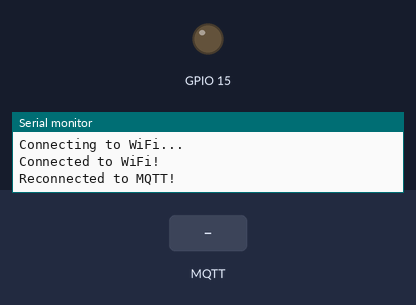
The sketch below on a simulated ESP32. Shown: output pins drawn as LEDs (lit = HIGH), the last lines printed to the serial monitor. Inputs (shaded band) come from the test bench. WiFi joins after 1.5 s; servers stay silent unless stated; no MQTT or app messages arrive unless stated.

Above: at 3.2 s.
3.3 s: MQTT message "ON" arrives on the first subscribed topic
At 4.4 s:
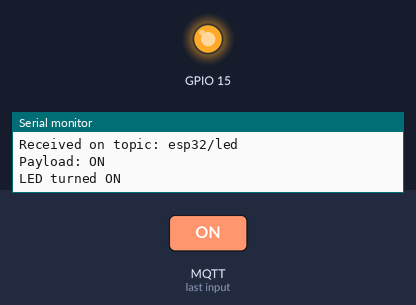
4.8 s: MQTT message "OFF" arrives on the first subscribed topic
At 5.5 s:
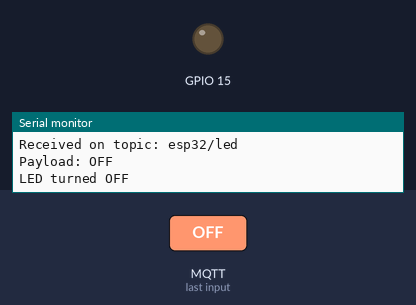
Timing chart, 0 to 7.8 s (numbered marks = the images above; inputs shaded):
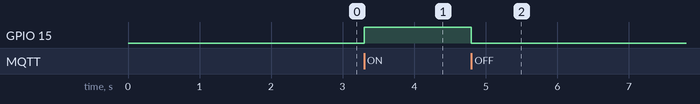

The sketch:

arduino.ino
```cpp
#include <WiFi.h>
#include <PubSubClient.h>

const char* ssid = "Aadi Galaxy A53 5G";
const char* password = "aadiumrani";
const char* mqttServer = "broker.hivemq.com";
const int mqttPort = 1883;
const char* topic = "esp32/led";

WiFiClient espClient;
PubSubClient client(espClient);

unsigned long lastReconnectAttempt = 0;
bool ledState = LOW;

void callback(char* topic, byte* payload, unsigned int length) {
  Serial.print("Received on topic: ");
  Serial.println(topic);

  String message;
  for (int i = 0; i < length; i++) {
    message += (char)payload[i];
  }

  Serial.print("Payload: ");
  Serial.println(message);

  if (message == "ON" && !ledState) {
    digitalWrite(15, HIGH);
    ledState = HIGH;
    Serial.println("LED turned ON");
  } else if (message == "OFF" && ledState) {
    digitalWrite(15, LOW);
    ledState = LOW;
    Serial.println("LED turned OFF");
  }
}

bool reconnectMQTT() {
  // Attempt to connect to MQTT broker
  if (client.connect("ESP32Client")) {
    Serial.println("Reconnected to MQTT!");
    client.subscribe(topic);
    return true;
  }
  return false;
}

void setup() {
  Serial.begin(115200);
  pinMode(15, OUTPUT);
  digitalWrite(15, LOW);  // Initialize LED to OFF

  // Connect to Wi-Fi
  WiFi.begin(ssid, password);
  while (WiFi.status() != WL_CONNECTED) {
    delay(1000);
    Serial.println("Connecting to WiFi...");
  }
  Serial.println("Connected to WiFi!");

  // Set MQTT server and callback
  client.setServer(mqttServer, mqttPort);
  client.setCallback(callback);
}

void loop() {
  // Check Wi-Fi status
  if (WiFi.status() != WL_CONNECTED) {
    Serial.println("WiFi lost. Reconnecting...");
    WiFi.reconnect();
    delay(1000);  // Wait briefly for reconnection attempt
  }

  // Reconnect to MQTT if disconnected
  if (!client.connected()) {
    unsigned long now = millis();
    if (now - lastReconnectAttempt > 1000) {  // Attempt reconnect every 5 seconds
      lastReconnectAttempt = now;
      if (reconnectMQTT()) {
        lastReconnectAttempt = 0;  // Reset timer on successful connection
      }
    }
  } else {
    client.loop();  // Maintain MQTT connection
  }
}
```

Measured:
- after the input at 3.3 s, GPIO 15: LOW → HIGH at once
- after the input at 4.8 s, GPIO 15: HIGH → LOW at once
